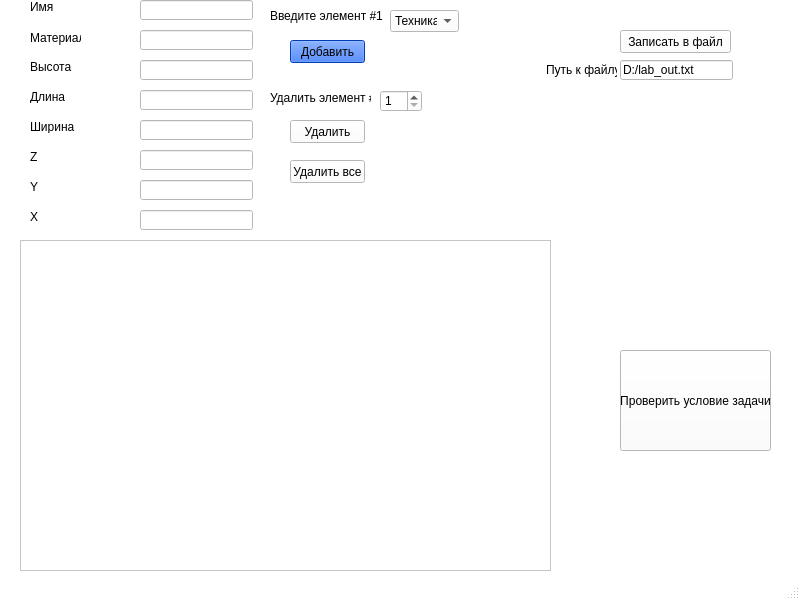
<?xml version="1.0" encoding="UTF-8"?>
<ui version="4.0">
 <class>MainWindow</class>
 <widget class="QMainWindow" name="MainWindow">
  <property name="geometry">
   <rect>
    <x>0</x>
    <y>0</y>
    <width>800</width>
    <height>600</height>
   </rect>
  </property>
  <property name="palette">
   <palette>
    <active>
     <colorrole role="WindowText">
      <brush brushstyle="SolidPattern">
       <color alpha="255">
        <red>0</red>
        <green>0</green>
        <blue>0</blue>
       </color>
      </brush>
     </colorrole>
     <colorrole role="Button">
      <brush brushstyle="SolidPattern">
       <color alpha="255">
        <red>255</red>
        <green>255</green>
        <blue>255</blue>
       </color>
      </brush>
     </colorrole>
     <colorrole role="Light">
      <brush brushstyle="SolidPattern">
       <color alpha="255">
        <red>255</red>
        <green>255</green>
        <blue>255</blue>
       </color>
      </brush>
     </colorrole>
     <colorrole role="Midlight">
      <brush brushstyle="SolidPattern">
       <color alpha="255">
        <red>255</red>
        <green>255</green>
        <blue>255</blue>
       </color>
      </brush>
     </colorrole>
     <colorrole role="Dark">
      <brush brushstyle="SolidPattern">
       <color alpha="255">
        <red>127</red>
        <green>127</green>
        <blue>127</blue>
       </color>
      </brush>
     </colorrole>
     <colorrole role="Mid">
      <brush brushstyle="SolidPattern">
       <color alpha="255">
        <red>170</red>
        <green>170</green>
        <blue>170</blue>
       </color>
      </brush>
     </colorrole>
     <colorrole role="Text">
      <brush brushstyle="SolidPattern">
       <color alpha="255">
        <red>0</red>
        <green>0</green>
        <blue>0</blue>
       </color>
      </brush>
     </colorrole>
     <colorrole role="BrightText">
      <brush brushstyle="SolidPattern">
       <color alpha="255">
        <red>255</red>
        <green>255</green>
        <blue>255</blue>
       </color>
      </brush>
     </colorrole>
     <colorrole role="ButtonText">
      <brush brushstyle="SolidPattern">
       <color alpha="255">
        <red>0</red>
        <green>0</green>
        <blue>0</blue>
       </color>
      </brush>
     </colorrole>
     <colorrole role="Base">
      <brush brushstyle="SolidPattern">
       <color alpha="255">
        <red>255</red>
        <green>255</green>
        <blue>255</blue>
       </color>
      </brush>
     </colorrole>
     <colorrole role="Window">
      <brush brushstyle="SolidPattern">
       <color alpha="255">
        <red>255</red>
        <green>255</green>
        <blue>255</blue>
       </color>
      </brush>
     </colorrole>
     <colorrole role="Shadow">
      <brush brushstyle="SolidPattern">
       <color alpha="255">
        <red>0</red>
        <green>0</green>
        <blue>0</blue>
       </color>
      </brush>
     </colorrole>
     <colorrole role="AlternateBase">
      <brush brushstyle="SolidPattern">
       <color alpha="255">
        <red>255</red>
        <green>255</green>
        <blue>255</blue>
       </color>
      </brush>
     </colorrole>
     <colorrole role="ToolTipBase">
      <brush brushstyle="SolidPattern">
       <color alpha="255">
        <red>255</red>
        <green>255</green>
        <blue>220</blue>
       </color>
      </brush>
     </colorrole>
     <colorrole role="ToolTipText">
      <brush brushstyle="SolidPattern">
       <color alpha="255">
        <red>0</red>
        <green>0</green>
        <blue>0</blue>
       </color>
      </brush>
     </colorrole>
     <colorrole role="PlaceholderText">
      <brush brushstyle="SolidPattern">
       <color alpha="128">
        <red>0</red>
        <green>0</green>
        <blue>0</blue>
       </color>
      </brush>
     </colorrole>
    </active>
    <inactive>
     <colorrole role="WindowText">
      <brush brushstyle="SolidPattern">
       <color alpha="255">
        <red>0</red>
        <green>0</green>
        <blue>0</blue>
       </color>
      </brush>
     </colorrole>
     <colorrole role="Button">
      <brush brushstyle="SolidPattern">
       <color alpha="255">
        <red>255</red>
        <green>255</green>
        <blue>255</blue>
       </color>
      </brush>
     </colorrole>
     <colorrole role="Light">
      <brush brushstyle="SolidPattern">
       <color alpha="255">
        <red>255</red>
        <green>255</green>
        <blue>255</blue>
       </color>
      </brush>
     </colorrole>
     <colorrole role="Midlight">
      <brush brushstyle="SolidPattern">
       <color alpha="255">
        <red>255</red>
        <green>255</green>
        <blue>255</blue>
       </color>
      </brush>
     </colorrole>
     <colorrole role="Dark">
      <brush brushstyle="SolidPattern">
       <color alpha="255">
        <red>127</red>
        <green>127</green>
        <blue>127</blue>
       </color>
      </brush>
     </colorrole>
     <colorrole role="Mid">
      <brush brushstyle="SolidPattern">
       <color alpha="255">
        <red>170</red>
        <green>170</green>
        <blue>170</blue>
       </color>
      </brush>
     </colorrole>
     <colorrole role="Text">
      <brush brushstyle="SolidPattern">
       <color alpha="255">
        <red>0</red>
        <green>0</green>
        <blue>0</blue>
       </color>
      </brush>
     </colorrole>
     <colorrole role="BrightText">
      <brush brushstyle="SolidPattern">
       <color alpha="255">
        <red>255</red>
        <green>255</green>
        <blue>255</blue>
       </color>
      </brush>
     </colorrole>
     <colorrole role="ButtonText">
      <brush brushstyle="SolidPattern">
       <color alpha="255">
        <red>0</red>
        <green>0</green>
        <blue>0</blue>
       </color>
      </brush>
     </colorrole>
     <colorrole role="Base">
      <brush brushstyle="SolidPattern">
       <color alpha="255">
        <red>255</red>
        <green>255</green>
        <blue>255</blue>
       </color>
      </brush>
     </colorrole>
     <colorrole role="Window">
      <brush brushstyle="SolidPattern">
       <color alpha="255">
        <red>255</red>
        <green>255</green>
        <blue>255</blue>
       </color>
      </brush>
     </colorrole>
     <colorrole role="Shadow">
      <brush brushstyle="SolidPattern">
       <color alpha="255">
        <red>0</red>
        <green>0</green>
        <blue>0</blue>
       </color>
      </brush>
     </colorrole>
     <colorrole role="AlternateBase">
      <brush brushstyle="SolidPattern">
       <color alpha="255">
        <red>255</red>
        <green>255</green>
        <blue>255</blue>
       </color>
      </brush>
     </colorrole>
     <colorrole role="ToolTipBase">
      <brush brushstyle="SolidPattern">
       <color alpha="255">
        <red>255</red>
        <green>255</green>
        <blue>220</blue>
       </color>
      </brush>
     </colorrole>
     <colorrole role="ToolTipText">
      <brush brushstyle="SolidPattern">
       <color alpha="255">
        <red>0</red>
        <green>0</green>
        <blue>0</blue>
       </color>
      </brush>
     </colorrole>
     <colorrole role="PlaceholderText">
      <brush brushstyle="SolidPattern">
       <color alpha="128">
        <red>0</red>
        <green>0</green>
        <blue>0</blue>
       </color>
      </brush>
     </colorrole>
    </inactive>
    <disabled>
     <colorrole role="WindowText">
      <brush brushstyle="SolidPattern">
       <color alpha="255">
        <red>127</red>
        <green>127</green>
        <blue>127</blue>
       </color>
      </brush>
     </colorrole>
     <colorrole role="Button">
      <brush brushstyle="SolidPattern">
       <color alpha="255">
        <red>255</red>
        <green>255</green>
        <blue>255</blue>
       </color>
      </brush>
     </colorrole>
     <colorrole role="Light">
      <brush brushstyle="SolidPattern">
       <color alpha="255">
        <red>255</red>
        <green>255</green>
        <blue>255</blue>
       </color>
      </brush>
     </colorrole>
     <colorrole role="Midlight">
      <brush brushstyle="SolidPattern">
       <color alpha="255">
        <red>255</red>
        <green>255</green>
        <blue>255</blue>
       </color>
      </brush>
     </colorrole>
     <colorrole role="Dark">
      <brush brushstyle="SolidPattern">
       <color alpha="255">
        <red>127</red>
        <green>127</green>
        <blue>127</blue>
       </color>
      </brush>
     </colorrole>
     <colorrole role="Mid">
      <brush brushstyle="SolidPattern">
       <color alpha="255">
        <red>170</red>
        <green>170</green>
        <blue>170</blue>
       </color>
      </brush>
     </colorrole>
     <colorrole role="Text">
      <brush brushstyle="SolidPattern">
       <color alpha="255">
        <red>127</red>
        <green>127</green>
        <blue>127</blue>
       </color>
      </brush>
     </colorrole>
     <colorrole role="BrightText">
      <brush brushstyle="SolidPattern">
       <color alpha="255">
        <red>255</red>
        <green>255</green>
        <blue>255</blue>
       </color>
      </brush>
     </colorrole>
     <colorrole role="ButtonText">
      <brush brushstyle="SolidPattern">
       <color alpha="255">
        <red>127</red>
        <green>127</green>
        <blue>127</blue>
       </color>
      </brush>
     </colorrole>
     <colorrole role="Base">
      <brush brushstyle="SolidPattern">
       <color alpha="255">
        <red>255</red>
        <green>255</green>
        <blue>255</blue>
       </color>
      </brush>
     </colorrole>
     <colorrole role="Window">
      <brush brushstyle="SolidPattern">
       <color alpha="255">
        <red>255</red>
        <green>255</green>
        <blue>255</blue>
       </color>
      </brush>
     </colorrole>
     <colorrole role="Shadow">
      <brush brushstyle="SolidPattern">
       <color alpha="255">
        <red>0</red>
        <green>0</green>
        <blue>0</blue>
       </color>
      </brush>
     </colorrole>
     <colorrole role="AlternateBase">
      <brush brushstyle="SolidPattern">
       <color alpha="255">
        <red>255</red>
        <green>255</green>
        <blue>255</blue>
       </color>
      </brush>
     </colorrole>
     <colorrole role="ToolTipBase">
      <brush brushstyle="SolidPattern">
       <color alpha="255">
        <red>255</red>
        <green>255</green>
        <blue>220</blue>
       </color>
      </brush>
     </colorrole>
     <colorrole role="ToolTipText">
      <brush brushstyle="SolidPattern">
       <color alpha="255">
        <red>0</red>
        <green>0</green>
        <blue>0</blue>
       </color>
      </brush>
     </colorrole>
     <colorrole role="PlaceholderText">
      <brush brushstyle="SolidPattern">
       <color alpha="128">
        <red>0</red>
        <green>0</green>
        <blue>0</blue>
       </color>
      </brush>
     </colorrole>
    </disabled>
   </palette>
  </property>
  <property name="windowTitle">
   <string>MainWindow</string>
  </property>
  <widget class="QWidget" name="centralwidget">
   <widget class="QPushButton" name="pushButton_add">
    <property name="geometry">
     <rect>
      <x>290</x>
      <y>40</y>
      <width>75</width>
      <height>23</height>
     </rect>
    </property>
    <property name="palette">
     <palette>
      <active>
       <colorrole role="WindowText">
        <brush brushstyle="SolidPattern">
         <color alpha="255">
          <red>0</red>
          <green>0</green>
          <blue>0</blue>
         </color>
        </brush>
       </colorrole>
       <colorrole role="Button">
        <brush brushstyle="SolidPattern">
         <color alpha="255">
          <red>0</red>
          <green>85</green>
          <blue>255</blue>
         </color>
        </brush>
       </colorrole>
       <colorrole role="Light">
        <brush brushstyle="SolidPattern">
         <color alpha="255">
          <red>127</red>
          <green>170</green>
          <blue>255</blue>
         </color>
        </brush>
       </colorrole>
       <colorrole role="Midlight">
        <brush brushstyle="SolidPattern">
         <color alpha="255">
          <red>63</red>
          <green>127</green>
          <blue>255</blue>
         </color>
        </brush>
       </colorrole>
       <colorrole role="Dark">
        <brush brushstyle="SolidPattern">
         <color alpha="255">
          <red>0</red>
          <green>42</green>
          <blue>127</blue>
         </color>
        </brush>
       </colorrole>
       <colorrole role="Mid">
        <brush brushstyle="SolidPattern">
         <color alpha="255">
          <red>0</red>
          <green>57</green>
          <blue>170</blue>
         </color>
        </brush>
       </colorrole>
       <colorrole role="Text">
        <brush brushstyle="SolidPattern">
         <color alpha="255">
          <red>0</red>
          <green>0</green>
          <blue>0</blue>
         </color>
        </brush>
       </colorrole>
       <colorrole role="BrightText">
        <brush brushstyle="SolidPattern">
         <color alpha="255">
          <red>255</red>
          <green>255</green>
          <blue>255</blue>
         </color>
        </brush>
       </colorrole>
       <colorrole role="ButtonText">
        <brush brushstyle="SolidPattern">
         <color alpha="255">
          <red>0</red>
          <green>0</green>
          <blue>0</blue>
         </color>
        </brush>
       </colorrole>
       <colorrole role="Base">
        <brush brushstyle="SolidPattern">
         <color alpha="255">
          <red>255</red>
          <green>255</green>
          <blue>255</blue>
         </color>
        </brush>
       </colorrole>
       <colorrole role="Window">
        <brush brushstyle="SolidPattern">
         <color alpha="255">
          <red>0</red>
          <green>85</green>
          <blue>255</blue>
         </color>
        </brush>
       </colorrole>
       <colorrole role="Shadow">
        <brush brushstyle="SolidPattern">
         <color alpha="255">
          <red>0</red>
          <green>0</green>
          <blue>0</blue>
         </color>
        </brush>
       </colorrole>
       <colorrole role="AlternateBase">
        <brush brushstyle="SolidPattern">
         <color alpha="255">
          <red>127</red>
          <green>170</green>
          <blue>255</blue>
         </color>
        </brush>
       </colorrole>
       <colorrole role="ToolTipBase">
        <brush brushstyle="SolidPattern">
         <color alpha="255">
          <red>255</red>
          <green>255</green>
          <blue>220</blue>
         </color>
        </brush>
       </colorrole>
       <colorrole role="ToolTipText">
        <brush brushstyle="SolidPattern">
         <color alpha="255">
          <red>0</red>
          <green>0</green>
          <blue>0</blue>
         </color>
        </brush>
       </colorrole>
       <colorrole role="PlaceholderText">
        <brush brushstyle="SolidPattern">
         <color alpha="128">
          <red>0</red>
          <green>0</green>
          <blue>0</blue>
         </color>
        </brush>
       </colorrole>
      </active>
      <inactive>
       <colorrole role="WindowText">
        <brush brushstyle="SolidPattern">
         <color alpha="255">
          <red>0</red>
          <green>0</green>
          <blue>0</blue>
         </color>
        </brush>
       </colorrole>
       <colorrole role="Button">
        <brush brushstyle="SolidPattern">
         <color alpha="255">
          <red>0</red>
          <green>85</green>
          <blue>255</blue>
         </color>
        </brush>
       </colorrole>
       <colorrole role="Light">
        <brush brushstyle="SolidPattern">
         <color alpha="255">
          <red>127</red>
          <green>170</green>
          <blue>255</blue>
         </color>
        </brush>
       </colorrole>
       <colorrole role="Midlight">
        <brush brushstyle="SolidPattern">
         <color alpha="255">
          <red>63</red>
          <green>127</green>
          <blue>255</blue>
         </color>
        </brush>
       </colorrole>
       <colorrole role="Dark">
        <brush brushstyle="SolidPattern">
         <color alpha="255">
          <red>0</red>
          <green>42</green>
          <blue>127</blue>
         </color>
        </brush>
       </colorrole>
       <colorrole role="Mid">
        <brush brushstyle="SolidPattern">
         <color alpha="255">
          <red>0</red>
          <green>57</green>
          <blue>170</blue>
         </color>
        </brush>
       </colorrole>
       <colorrole role="Text">
        <brush brushstyle="SolidPattern">
         <color alpha="255">
          <red>0</red>
          <green>0</green>
          <blue>0</blue>
         </color>
        </brush>
       </colorrole>
       <colorrole role="BrightText">
        <brush brushstyle="SolidPattern">
         <color alpha="255">
          <red>255</red>
          <green>255</green>
          <blue>255</blue>
         </color>
        </brush>
       </colorrole>
       <colorrole role="ButtonText">
        <brush brushstyle="SolidPattern">
         <color alpha="255">
          <red>0</red>
          <green>0</green>
          <blue>0</blue>
         </color>
        </brush>
       </colorrole>
       <colorrole role="Base">
        <brush brushstyle="SolidPattern">
         <color alpha="255">
          <red>255</red>
          <green>255</green>
          <blue>255</blue>
         </color>
        </brush>
       </colorrole>
       <colorrole role="Window">
        <brush brushstyle="SolidPattern">
         <color alpha="255">
          <red>0</red>
          <green>85</green>
          <blue>255</blue>
         </color>
        </brush>
       </colorrole>
       <colorrole role="Shadow">
        <brush brushstyle="SolidPattern">
         <color alpha="255">
          <red>0</red>
          <green>0</green>
          <blue>0</blue>
         </color>
        </brush>
       </colorrole>
       <colorrole role="AlternateBase">
        <brush brushstyle="SolidPattern">
         <color alpha="255">
          <red>127</red>
          <green>170</green>
          <blue>255</blue>
         </color>
        </brush>
       </colorrole>
       <colorrole role="ToolTipBase">
        <brush brushstyle="SolidPattern">
         <color alpha="255">
          <red>255</red>
          <green>255</green>
          <blue>220</blue>
         </color>
        </brush>
       </colorrole>
       <colorrole role="ToolTipText">
        <brush brushstyle="SolidPattern">
         <color alpha="255">
          <red>0</red>
          <green>0</green>
          <blue>0</blue>
         </color>
        </brush>
       </colorrole>
       <colorrole role="PlaceholderText">
        <brush brushstyle="SolidPattern">
         <color alpha="128">
          <red>0</red>
          <green>0</green>
          <blue>0</blue>
         </color>
        </brush>
       </colorrole>
      </inactive>
      <disabled>
       <colorrole role="WindowText">
        <brush brushstyle="SolidPattern">
         <color alpha="255">
          <red>0</red>
          <green>42</green>
          <blue>127</blue>
         </color>
        </brush>
       </colorrole>
       <colorrole role="Button">
        <brush brushstyle="SolidPattern">
         <color alpha="255">
          <red>0</red>
          <green>85</green>
          <blue>255</blue>
         </color>
        </brush>
       </colorrole>
       <colorrole role="Light">
        <brush brushstyle="SolidPattern">
         <color alpha="255">
          <red>127</red>
          <green>170</green>
          <blue>255</blue>
         </color>
        </brush>
       </colorrole>
       <colorrole role="Midlight">
        <brush brushstyle="SolidPattern">
         <color alpha="255">
          <red>63</red>
          <green>127</green>
          <blue>255</blue>
         </color>
        </brush>
       </colorrole>
       <colorrole role="Dark">
        <brush brushstyle="SolidPattern">
         <color alpha="255">
          <red>0</red>
          <green>42</green>
          <blue>127</blue>
         </color>
        </brush>
       </colorrole>
       <colorrole role="Mid">
        <brush brushstyle="SolidPattern">
         <color alpha="255">
          <red>0</red>
          <green>57</green>
          <blue>170</blue>
         </color>
        </brush>
       </colorrole>
       <colorrole role="Text">
        <brush brushstyle="SolidPattern">
         <color alpha="255">
          <red>0</red>
          <green>42</green>
          <blue>127</blue>
         </color>
        </brush>
       </colorrole>
       <colorrole role="BrightText">
        <brush brushstyle="SolidPattern">
         <color alpha="255">
          <red>255</red>
          <green>255</green>
          <blue>255</blue>
         </color>
        </brush>
       </colorrole>
       <colorrole role="ButtonText">
        <brush brushstyle="SolidPattern">
         <color alpha="255">
          <red>0</red>
          <green>42</green>
          <blue>127</blue>
         </color>
        </brush>
       </colorrole>
       <colorrole role="Base">
        <brush brushstyle="SolidPattern">
         <color alpha="255">
          <red>0</red>
          <green>85</green>
          <blue>255</blue>
         </color>
        </brush>
       </colorrole>
       <colorrole role="Window">
        <brush brushstyle="SolidPattern">
         <color alpha="255">
          <red>0</red>
          <green>85</green>
          <blue>255</blue>
         </color>
        </brush>
       </colorrole>
       <colorrole role="Shadow">
        <brush brushstyle="SolidPattern">
         <color alpha="255">
          <red>0</red>
          <green>0</green>
          <blue>0</blue>
         </color>
        </brush>
       </colorrole>
       <colorrole role="AlternateBase">
        <brush brushstyle="SolidPattern">
         <color alpha="255">
          <red>0</red>
          <green>85</green>
          <blue>255</blue>
         </color>
        </brush>
       </colorrole>
       <colorrole role="ToolTipBase">
        <brush brushstyle="SolidPattern">
         <color alpha="255">
          <red>255</red>
          <green>255</green>
          <blue>220</blue>
         </color>
        </brush>
       </colorrole>
       <colorrole role="ToolTipText">
        <brush brushstyle="SolidPattern">
         <color alpha="255">
          <red>0</red>
          <green>0</green>
          <blue>0</blue>
         </color>
        </brush>
       </colorrole>
       <colorrole role="PlaceholderText">
        <brush brushstyle="SolidPattern">
         <color alpha="128">
          <red>0</red>
          <green>0</green>
          <blue>0</blue>
         </color>
        </brush>
       </colorrole>
      </disabled>
     </palette>
    </property>
    <property name="cursor">
     <cursorShape>ArrowCursor</cursorShape>
    </property>
    <property name="text">
     <string>Добавить</string>
    </property>
   </widget>
   <widget class="QLineEdit" name="lineEdit_z">
    <property name="geometry">
     <rect>
      <x>140</x>
      <y>150</y>
      <width>113</width>
      <height>20</height>
     </rect>
    </property>
   </widget>
   <widget class="QLineEdit" name="lineEdit_y">
    <property name="geometry">
     <rect>
      <x>140</x>
      <y>180</y>
      <width>113</width>
      <height>20</height>
     </rect>
    </property>
   </widget>
   <widget class="QLineEdit" name="lineEdit_x">
    <property name="geometry">
     <rect>
      <x>140</x>
      <y>210</y>
      <width>113</width>
      <height>20</height>
     </rect>
    </property>
   </widget>
   <widget class="QLineEdit" name="lineEdit_width">
    <property name="geometry">
     <rect>
      <x>140</x>
      <y>120</y>
      <width>113</width>
      <height>20</height>
     </rect>
    </property>
   </widget>
   <widget class="QLineEdit" name="lineEdit_length">
    <property name="geometry">
     <rect>
      <x>140</x>
      <y>90</y>
      <width>113</width>
      <height>20</height>
     </rect>
    </property>
   </widget>
   <widget class="QLineEdit" name="lineEdit_height">
    <property name="geometry">
     <rect>
      <x>140</x>
      <y>60</y>
      <width>113</width>
      <height>20</height>
     </rect>
    </property>
    <property name="inputMethodHints">
     <set>Qt::ImhNone</set>
    </property>
   </widget>
   <widget class="QLineEdit" name="lineEdit_name">
    <property name="geometry">
     <rect>
      <x>140</x>
      <y>0</y>
      <width>113</width>
      <height>20</height>
     </rect>
    </property>
   </widget>
   <widget class="QLineEdit" name="lineEdit_material">
    <property name="geometry">
     <rect>
      <x>140</x>
      <y>30</y>
      <width>113</width>
      <height>20</height>
     </rect>
    </property>
   </widget>
   <widget class="QLabel" name="label_n">
    <property name="geometry">
     <rect>
      <x>270</x>
      <y>0</y>
      <width>141</width>
      <height>31</height>
     </rect>
    </property>
    <property name="text">
     <string>Введите элемент #1</string>
    </property>
   </widget>
   <widget class="QLabel" name="label">
    <property name="geometry">
     <rect>
      <x>30</x>
      <y>0</y>
      <width>47</width>
      <height>13</height>
     </rect>
    </property>
    <property name="text">
     <string>Имя</string>
    </property>
   </widget>
   <widget class="QLabel" name="label_2">
    <property name="geometry">
     <rect>
      <x>30</x>
      <y>30</y>
      <width>51</width>
      <height>16</height>
     </rect>
    </property>
    <property name="text">
     <string>Материал</string>
    </property>
   </widget>
   <widget class="QLabel" name="label_3">
    <property name="geometry">
     <rect>
      <x>30</x>
      <y>60</y>
      <width>47</width>
      <height>13</height>
     </rect>
    </property>
    <property name="text">
     <string>Высота</string>
    </property>
   </widget>
   <widget class="QLabel" name="label_4">
    <property name="geometry">
     <rect>
      <x>30</x>
      <y>90</y>
      <width>47</width>
      <height>13</height>
     </rect>
    </property>
    <property name="text">
     <string>Длина</string>
    </property>
   </widget>
   <widget class="QLabel" name="label_5">
    <property name="geometry">
     <rect>
      <x>30</x>
      <y>120</y>
      <width>47</width>
      <height>13</height>
     </rect>
    </property>
    <property name="text">
     <string>Ширина</string>
    </property>
   </widget>
   <widget class="QLabel" name="label_6">
    <property name="geometry">
     <rect>
      <x>30</x>
      <y>150</y>
      <width>47</width>
      <height>13</height>
     </rect>
    </property>
    <property name="text">
     <string>Z</string>
    </property>
   </widget>
   <widget class="QLabel" name="label_7">
    <property name="geometry">
     <rect>
      <x>30</x>
      <y>180</y>
      <width>47</width>
      <height>13</height>
     </rect>
    </property>
    <property name="text">
     <string>Y</string>
    </property>
   </widget>
   <widget class="QLabel" name="label_8">
    <property name="geometry">
     <rect>
      <x>30</x>
      <y>210</y>
      <width>47</width>
      <height>13</height>
     </rect>
    </property>
    <property name="text">
     <string>X</string>
    </property>
   </widget>
   <widget class="QTableWidget" name="tableWidget">
    <property name="enabled">
     <bool>true</bool>
    </property>
    <property name="geometry">
     <rect>
      <x>20</x>
      <y>240</y>
      <width>531</width>
      <height>331</height>
     </rect>
    </property>
    <property name="gridStyle">
     <enum>Qt::SolidLine</enum>
    </property>
    <property name="rowCount">
     <number>0</number>
    </property>
   </widget>
   <widget class="QPushButton" name="pushButton_check">
    <property name="geometry">
     <rect>
      <x>620</x>
      <y>350</y>
      <width>151</width>
      <height>101</height>
     </rect>
    </property>
    <property name="text">
     <string>Проверить условие задачи</string>
    </property>
   </widget>
   <widget class="QPushButton" name="pushButton_Save">
    <property name="geometry">
     <rect>
      <x>620</x>
      <y>30</y>
      <width>111</width>
      <height>23</height>
     </rect>
    </property>
    <property name="text">
     <string>Записать в файл</string>
    </property>
   </widget>
   <widget class="QPushButton" name="pushButton_delete">
    <property name="geometry">
     <rect>
      <x>290</x>
      <y>120</y>
      <width>75</width>
      <height>23</height>
     </rect>
    </property>
    <property name="text">
     <string>Удалить</string>
    </property>
   </widget>
   <widget class="QLabel" name="label_9">
    <property name="geometry">
     <rect>
      <x>270</x>
      <y>90</y>
      <width>101</width>
      <height>16</height>
     </rect>
    </property>
    <property name="text">
     <string>Удалить элемент #</string>
    </property>
   </widget>
   <widget class="QSpinBox" name="spinBox">
    <property name="geometry">
     <rect>
      <x>380</x>
      <y>90</y>
      <width>42</width>
      <height>22</height>
     </rect>
    </property>
    <property name="minimum">
     <number>1</number>
    </property>
   </widget>
   <widget class="QPushButton" name="pushButton_delete_all">
    <property name="geometry">
     <rect>
      <x>290</x>
      <y>160</y>
      <width>75</width>
      <height>23</height>
     </rect>
    </property>
    <property name="text">
     <string>Удалить все</string>
    </property>
   </widget>
   <widget class="QComboBox" name="comboBox">
    <property name="geometry">
     <rect>
      <x>390</x>
      <y>10</y>
      <width>69</width>
      <height>22</height>
     </rect>
    </property>
    <item>
     <property name="text">
      <string>Техника</string>
     </property>
    </item>
    <item>
     <property name="text">
      <string>Мебель</string>
     </property>
    </item>
   </widget>
   <widget class="QLineEdit" name="lineEdit_path">
    <property name="geometry">
     <rect>
      <x>620</x>
      <y>60</y>
      <width>113</width>
      <height>20</height>
     </rect>
    </property>
    <property name="text">
     <string>D:/lab_out.txt</string>
    </property>
   </widget>
   <widget class="QLabel" name="label_10">
    <property name="geometry">
     <rect>
      <x>546</x>
      <y>60</y>
      <width>71</width>
      <height>20</height>
     </rect>
    </property>
    <property name="text">
     <string>Путь к файлу</string>
    </property>
   </widget>
  </widget>
  <widget class="QMenuBar" name="menubar">
   <property name="geometry">
    <rect>
     <x>0</x>
     <y>0</y>
     <width>800</width>
     <height>21</height>
    </rect>
   </property>
  </widget>
  <widget class="QStatusBar" name="statusbar"/>
 </widget>
 <resources/>
 <connections/>
</ui>
